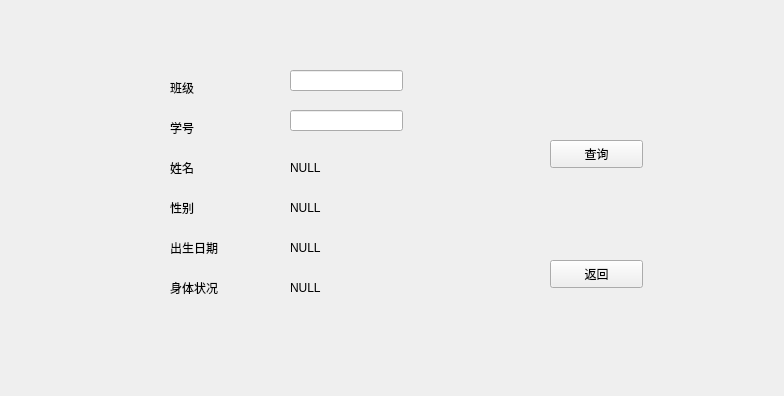
<?xml version="1.0" encoding="UTF-8"?>
<ui version="4.0">
 <class>findWidget</class>
 <widget class="QWidget" name="findWidget">
  <property name="geometry">
   <rect>
    <x>0</x>
    <y>0</y>
    <width>784</width>
    <height>396</height>
   </rect>
  </property>
  <property name="windowTitle">
   <string>Form</string>
  </property>
  <widget class="QPushButton" name="returnButton">
   <property name="geometry">
    <rect>
     <x>550</x>
     <y>260</y>
     <width>93</width>
     <height>28</height>
    </rect>
   </property>
   <property name="text">
    <string>返回</string>
   </property>
  </widget>
  <widget class="QPushButton" name="findButton">
   <property name="geometry">
    <rect>
     <x>550</x>
     <y>140</y>
     <width>93</width>
     <height>28</height>
    </rect>
   </property>
   <property name="text">
    <string>查询</string>
   </property>
  </widget>
  <widget class="QLabel" name="label">
   <property name="geometry">
    <rect>
     <x>170</x>
     <y>80</y>
     <width>72</width>
     <height>15</height>
    </rect>
   </property>
   <property name="text">
    <string>班级</string>
   </property>
  </widget>
  <widget class="QLabel" name="label_2">
   <property name="geometry">
    <rect>
     <x>170</x>
     <y>120</y>
     <width>72</width>
     <height>15</height>
    </rect>
   </property>
   <property name="text">
    <string>学号</string>
   </property>
  </widget>
  <widget class="QLabel" name="label_3">
   <property name="geometry">
    <rect>
     <x>170</x>
     <y>160</y>
     <width>72</width>
     <height>15</height>
    </rect>
   </property>
   <property name="text">
    <string>姓名</string>
   </property>
  </widget>
  <widget class="QLabel" name="label_4">
   <property name="geometry">
    <rect>
     <x>170</x>
     <y>200</y>
     <width>72</width>
     <height>15</height>
    </rect>
   </property>
   <property name="text">
    <string>性别</string>
   </property>
  </widget>
  <widget class="QLabel" name="label_5">
   <property name="geometry">
    <rect>
     <x>170</x>
     <y>240</y>
     <width>72</width>
     <height>15</height>
    </rect>
   </property>
   <property name="text">
    <string>出生日期</string>
   </property>
  </widget>
  <widget class="QLabel" name="label_6">
   <property name="geometry">
    <rect>
     <x>170</x>
     <y>280</y>
     <width>72</width>
     <height>15</height>
    </rect>
   </property>
   <property name="text">
    <string>身体状况</string>
   </property>
  </widget>
  <widget class="QLineEdit" name="classidlineEdit">
   <property name="geometry">
    <rect>
     <x>290</x>
     <y>70</y>
     <width>113</width>
     <height>21</height>
    </rect>
   </property>
  </widget>
  <widget class="QLineEdit" name="idlineEdit">
   <property name="geometry">
    <rect>
     <x>290</x>
     <y>110</y>
     <width>113</width>
     <height>21</height>
    </rect>
   </property>
  </widget>
  <widget class="QLabel" name="namelabel">
   <property name="geometry">
    <rect>
     <x>290</x>
     <y>160</y>
     <width>72</width>
     <height>15</height>
    </rect>
   </property>
   <property name="text">
    <string>NULL</string>
   </property>
  </widget>
  <widget class="QLabel" name="sexlabel">
   <property name="geometry">
    <rect>
     <x>290</x>
     <y>200</y>
     <width>72</width>
     <height>15</height>
    </rect>
   </property>
   <property name="text">
    <string>NULL</string>
   </property>
  </widget>
  <widget class="QLabel" name="birthdaylabel">
   <property name="geometry">
    <rect>
     <x>290</x>
     <y>240</y>
     <width>72</width>
     <height>15</height>
    </rect>
   </property>
   <property name="text">
    <string>NULL</string>
   </property>
  </widget>
  <widget class="QLabel" name="bodylabel">
   <property name="geometry">
    <rect>
     <x>290</x>
     <y>280</y>
     <width>72</width>
     <height>15</height>
    </rect>
   </property>
   <property name="text">
    <string>NULL</string>
   </property>
  </widget>
 </widget>
 <resources/>
 <connections/>
</ui>
